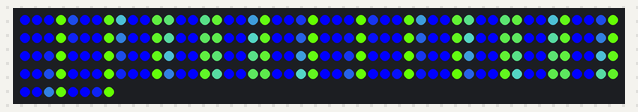
A sketch run on a simulated Arduino Uno, built with avr-gcc and run on an emulated ATmega328P. On the bench: 208 RGB LEDs in strip order, left to right, continuing on the next row.

Above: at 0.11 s.
At 5.06 s:
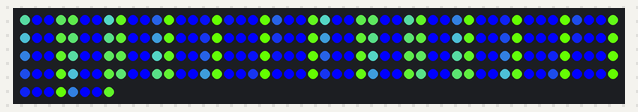
At 10.01 s:
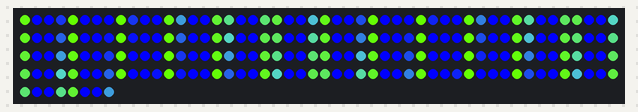
At 19.99 s:
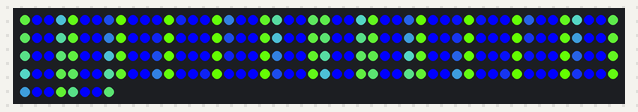
At 29.9 s:
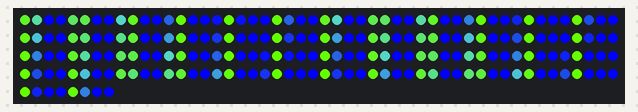
At 39.88 s:
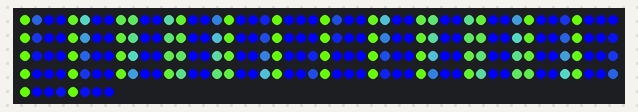

The sketch:

various_functions_good_starting_point_sine_blue.ino
```cpp
#include <LPD8806.h>
#include "SPI.h"

/*************************************************************************************/
// Control LPD8806-based RGB LED strip - New American Public Art : Culture Tap, 2013
/*************************************************************************************/

//-- LED strip com pins --//
int dataPin = 13;
int clockPin = 11;

//-- timer Vars --//
unsigned long timeStamp;
unsigned long stopTime;


int wireComLast = 99;   // counter for the number of button presses
int wireComLastTotal = 0;   // counter for the number of button presses total
int lastWireCom = 0;     // previous state of the button
int wireCom = 0;      // current state of the button

//-- table for breath pattern light show --//
uint8_t LED_Breathe_Table[]  = {   80,  87,  95, 103, 112, 121, 131, 141, 151, 161, 172, 182, 192, 202, 211, 220,
    228, 236, 242, 247, 251, 254, 255, 255, 254, 251, 247, 242, 236, 228, 220, 211, 202, 192, 182, 172, 161, 151,
    141, 131, 121, 112, 103,  95,  87,  80,  73,  66,  60,  55,  50,  45,  41,  38,  34,  31,  28,  26,  24,  22,
     20,  18,  16,  14,  12,  10,   8,   6,   4,   2,   0,   0,   0,   0,   0,   0,   0,   0,   2,   4,   6,   8,
     10,  12,  14,  16,  18,  20,  22,  24,  26,  28,  31,  34,  38,  41,  45,  50,  55,  60,  66,  73 };

#define BREATHE_TABLE_SIZE (sizeof(LED_Breathe_Table))
#define BREATHE_CYCLE    6000      /*breathe cycle in milliseconds*/
#define BREATHE_UPDATE    (BREATHE_CYCLE / BREATHE_TABLE_SIZE)

// The LED strips are 32 LEDs per meter but you can extend/cut the strip
int numLEDs = 208;
LPD8806 strip = LPD8806(numLEDs);

void setup() {

  Serial.begin(115200);
  // Start up the LED strip
  strip.begin();

  // Update the strip, to start they are all 'off'
  strip.show();
}

// function prototypes, do not remove these!
void colorChase(uint32_t c, uint8_t wait, uint8_t wireNum);
void colorWipe(uint32_t c, uint8_t wait, uint8_t wireNum);
void dither(uint32_t c, uint8_t wait, uint8_t wireNum);
void scanner(uint8_t r, uint8_t g, uint8_t b, uint8_t wait, uint8_t wireNum);
void wave(uint32_t c, int cycles, uint8_t wait, uint8_t wireNum);
void wave2(uint32_t c, int cycles, uint8_t wait, uint8_t wireNum);
void rainbowCycle(uint8_t wait, uint8_t wireNum);
void uniformBreathe(uint8_t* breatheTable, uint8_t breatheTableSize, uint16_t updatePeriod, uint16_t r, uint16_t g, uint16_t b, uint8_t wireNum);
void sequencedBreathe(uint8_t* breatheTable, uint8_t breatheTableSize, uint16_t updatePeriod, uint16_t r, uint16_t g, uint16_t b, uint8_t wireNum);
uint32_t Wheel(uint16_t WheelPos);

void loop() {

  wave2(255, 100, 100, 1);
//  rainbowCycle(20,20);
//  uniformBreathe(LED_Breathe_Table, BREATHE_TABLE_SIZE, BREATHE_UPDATE, 127, 127, 0, 31);

  //runShows();

}

///////////////////////////////////////////////////////////////////////////////////////////////////
///////////////////////////////////////////////////////////////////////////////////////////////////
///////////////////////////////////////////////////////////////////////////////////////////////////
/// --- Below is all the nitty gritty of each show program -- /////////////////////////////////////
///////////////////////////////////////////////////////////////////////////////////////////////////
///////////////////////////////////////////////////////////////////////////////////////////////////
///////////////////////////////////////////////////////////////////////////////////////////////////

void uniformBreathe(uint8_t* breatheTable, uint8_t breatheTableSize, uint16_t updatePeriod, uint16_t r, uint16_t g, uint16_t b, uint8_t wireNum)
{
  int i;
  uint8_t breatheIndex = 0;
  uint8_t breatheRed;
  uint8_t breatheGrn;
  uint8_t breatheBlu;

  for (breatheIndex = 0; breatheIndex < breatheTableSize; breatheIndex++) {
    for (i=0; i < strip.numPixels(); i++) {
      breatheRed = (r * breatheTable[breatheIndex]) / 256;
      breatheGrn = (g * breatheTable[breatheIndex]) / 256;
      breatheBlu = (b * breatheTable[breatheIndex]) / 256;
      strip.setPixelColor(i, breatheRed, breatheGrn, breatheBlu);
    }
    strip.show();   // write all the pixels out
    delay(updatePeriod);
  }
}

void sequencedBreathe(uint8_t* breatheTable, uint8_t breatheTableSize, uint16_t updatePeriod, uint16_t r, uint16_t g, uint16_t b, uint8_t wireNum)
{
  int i;
  uint8_t breatheIndex = 0;
  uint8_t breatheRed;
  uint8_t breatheGrn;
  uint8_t breatheBlu;
  uint8_t sequenceIndex;

  for (breatheIndex = 0; breatheIndex < breatheTableSize; breatheIndex++) {
    for (i=0; i < strip.numPixels(); i++) {
      sequenceIndex = (breatheIndex + (i*4)) % breatheTableSize;
      breatheRed = (r * breatheTable[sequenceIndex]) / 256;
      breatheGrn = (g * breatheTable[sequenceIndex]) / 256;
      breatheBlu = (b * breatheTable[sequenceIndex]) / 256;
      strip.setPixelColor(i, breatheRed, breatheGrn, breatheBlu);


    }
    strip.show();   // write all the pixels out
    delay(updatePeriod);
  }
}


// Cycle through the color wheel, equally spaced around the belt
void rainbowCycle(uint8_t wait, uint8_t wireNum) {
  uint16_t i, j;

  for (j=0; j < 384 * 5; j++) {     // 5 cycles of all 384 colors in the wheel
    for (i=0; i < strip.numPixels(); i++) {

      // tricky math! we use each pixel as a fraction of the full 384-color
      // wheel (thats the i / strip.numPixels() part)
      // Then add in j which makes the colors go around per pixel
      // the % 384 is to make the wheel cycle around
      strip.setPixelColor(i, Wheel(((i * 384 / strip.numPixels()) + j) % 384));
    }

    strip.show();   // write all the pixels out


  }
}

// fill the dots one after the other with said color
// good for testing purposes
void colorWipe(uint32_t c, uint8_t wait, uint8_t wireNum) {

  int i;

  for (i=0; i < strip.numPixels(); i++) {
      strip.setPixelColor(i, c);
      strip.show();
  }

}


// An "ordered dither" fills every pixel in a sequence that looks
// sparkly and almost random, but actually follows a specific order.
void dither(uint32_t c, uint8_t wait, uint8_t wireNum) {
  // Determine highest bit needed to represent pixel index
  int hiBit = 0;
  int n = strip.numPixels() - 1;
  for(int bit=1; bit < 0x8000; bit <<= 1) {

    if(n & bit) hiBit = bit;
  }

  int bit, reverse;
  for(int i=0; i<(hiBit << 1); i++) {
    // Reverse the bits in i to create ordered dither:
    reverse = 0;
    for(bit=1; bit <= hiBit; bit <<= 1) {
      reverse <<= 1;
      if(i & bit) reverse |= 1;
    }
    strip.setPixelColor(reverse, c);
    strip.show();


  }


}

// "Larson scanner" = Cylon/KITT bouncing light effect
void scanner(uint8_t r, uint8_t g, uint8_t b, uint8_t wait, uint8_t wireNum) {

  int i, j, pos, dir;

  pos = 0;
  dir = 1;

  for(i=0; i<((strip.numPixels()-1) * 2); i++) {
    // Draw 5 pixels centered on pos.  setPixelColor() will clip
    // any pixels off the ends of the strip, no worries there.
    // we'll make the colors dimmer at the edges for a nice pulse
    // look

    strip.setPixelColor(pos - 1, strip.Color(r, g, b));
    strip.setPixelColor(pos - 3, strip.Color(r, g, b));
    strip.setPixelColor(pos - 4, strip.Color(r, g, b));
    strip.setPixelColor(pos, strip.Color(r, g, b));
    strip.setPixelColor(pos + 1, strip.Color(r, g, b));
    strip.setPixelColor(pos + 3, strip.Color(r, g, b));
    strip.setPixelColor(pos + 4, strip.Color(r, g, b));


    strip.show();

    // If we wanted to be sneaky we could erase just the tail end
    // pixel, but it's much easier just to erase the whole thing
    // and draw a new one next time.
    for(j=-12; j<= 12; j++)
        strip.setPixelColor(pos+j, strip.Color(0,0,0));
    // Bounce off ends of strip
    pos += dir;
    if(pos < 0) {
      pos = 1;
      dir = -dir;
    } else if(pos >= strip.numPixels()) {
      pos = strip.numPixels() - 12;
      dir = -dir;
    }
  }
}

// Sine wave effect
#define PI 3.14159265
void wave(uint32_t c, int cycles, uint8_t wait, uint8_t wireNum) {


  float y;
  byte  r, g, b, r2, g2, b2;

  // Need to decompose color into its r, g, b elements
  g = (c >> 16) & 0x7f;
  r = (c >>  8) & 0x7f;
  b =  c        & 0x7f;

  for(int x=0; x<(strip.numPixels()*5); x++)
  {

    for(int i=0; i<strip.numPixels(); i++) {

      y = sin(PI * (float)cycles * (float)(x + i) / (float)strip.numPixels());
      if(y >= 0.0) {
        // Peaks of sine wave are white
        y  = 1.0 - y; // Translate Y to 0.0 (top) to 1.0 (center)
        r2 = 127 - (byte)((float)(127 - r) * y);
        g2 = 127 - (byte)((float)(127 - g) * y);
        b2 = 127 - (byte)((float)(127 - b) * y);
      } else {
        // Troughs of sine wave are black
        y += 1.0; // Translate Y to 0.0 (bottom) to 1.0 (center)
        r2 = (byte)((float)r * y);
        g2 = (byte)((float)g * y);
        b2 = (byte)((float)b * y);
      }
      strip.setPixelColor(i, r2, g2, b2);
    }
    strip.show();


  }
}

// Sine wave effect
#define PI 3.14159265
void wave2(uint32_t c, int cycles, uint8_t wait, uint8_t wireNum) {


  float y;
  byte  r, g, b, r2, g2, b2;

  // Need to decompose color into its r, g, b elements
  g = (c >> 16) & 0x7f;
  r = (c >>  8) & 0x7f;
  b =  c        & 0x7f;

  for(int x=0; x<(strip.numPixels()*5); x++)
  {

    for(int i=0; i<strip.numPixels(); i++) {

      y = sin(PI * (float)cycles * (float)(x + i) / (float)strip.numPixels());
      if(y >= 0.0) {
        // Peaks of sine wave are white
        y  = 1.0 - y; // Translate Y to 0.0 (top) to 1.0 (center)
        r2 = 0 - (byte)((float)(0 - r) * y);
        g2 = 0 - (byte)((float)(0 - g) * y);
        b2 = 127 - (byte)((float)(127 - b) * y);
      } else {
        // Troughs of sine wave are black
        y += 1.0; // Translate Y to 0.0 (bottom) to 1.0 (center)
        r2 = 50 - (byte)((float)(50 - r) * y);
        g2 = 127 - (byte)((float)(127 - g) * y);
        b2 = (byte)((float)b * y);
      }
      strip.setPixelColor(i, r2, g2, b2);
    }
    strip.show();


  }
}

/* Helper functions */

//Input a value 0 to 384 to get a color value.
//The colours are a transition r - g - b - back to r

uint32_t Wheel(uint16_t WheelPos)
{
  byte r, g, b;
  switch(WheelPos / 128)
  {
    case 0:
      r = 127 - WheelPos % 128; // red down
      g = WheelPos % 128;       // green up
      b = 0;                    // blue off
      break;
    case 1:
      g = 127 - WheelPos % 128; // green down
      b = WheelPos % 128;       // blue up
      r = 0;                    // red off
      break;
    case 2:
      b = 127 - WheelPos % 128; // blue down
      r = WheelPos % 128;       // red up
      g = 0;                    // green off
      break;
  }
  return(strip.Color(r,g,b));
}
```
